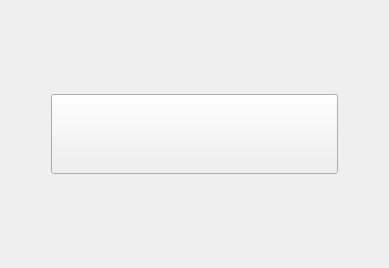
<?xml version="1.0" encoding="UTF-8"?>
<ui version="4.0">
 <class>Widget</class>
 <widget class="QWidget" name="Widget">
  <property name="geometry">
   <rect>
    <x>0</x>
    <y>0</y>
    <width>389</width>
    <height>268</height>
   </rect>
  </property>
  <property name="windowTitle">
   <string>Widget</string>
  </property>
  <layout class="QVBoxLayout" name="verticalLayout_2">
   <item>
    <spacer name="verticalSpacer_2">
     <property name="orientation">
      <enum>Qt::Vertical</enum>
     </property>
     <property name="sizeHint" stdset="0">
      <size>
       <width>20</width>
       <height>40</height>
      </size>
     </property>
    </spacer>
   </item>
   <item>
    <layout class="QHBoxLayout" name="horizontalLayout">
     <item>
      <spacer name="horizontalSpacer">
       <property name="orientation">
        <enum>Qt::Horizontal</enum>
       </property>
       <property name="sizeType">
        <enum>QSizePolicy::Minimum</enum>
       </property>
       <property name="sizeHint" stdset="0">
        <size>
         <width>40</width>
         <height>20</height>
        </size>
       </property>
      </spacer>
     </item>
     <item>
      <widget class="MenuToolButton" name="toolButton">
       <property name="sizePolicy">
        <sizepolicy hsizetype="Preferred" vsizetype="Preferred">
         <horstretch>0</horstretch>
         <verstretch>0</verstretch>
        </sizepolicy>
       </property>
       <property name="minimumSize">
        <size>
         <width>0</width>
         <height>80</height>
        </size>
       </property>
       <property name="text">
        <string/>
       </property>
       <property name="toolButtonStyle">
        <enum>Qt::ToolButtonTextUnderIcon</enum>
       </property>
      </widget>
     </item>
     <item>
      <spacer name="horizontalSpacer_2">
       <property name="orientation">
        <enum>Qt::Horizontal</enum>
       </property>
       <property name="sizeType">
        <enum>QSizePolicy::Minimum</enum>
       </property>
       <property name="sizeHint" stdset="0">
        <size>
         <width>40</width>
         <height>20</height>
        </size>
       </property>
      </spacer>
     </item>
    </layout>
   </item>
   <item>
    <spacer name="verticalSpacer">
     <property name="orientation">
      <enum>Qt::Vertical</enum>
     </property>
     <property name="sizeHint" stdset="0">
      <size>
       <width>20</width>
       <height>40</height>
      </size>
     </property>
    </spacer>
   </item>
  </layout>
 </widget>
 <layoutdefault spacing="6" margin="11"/>
 <customwidgets>
  <customwidget>
   <class>MenuToolButton</class>
   <extends>QToolButton</extends>
   <header>MenuToolButton.h</header>
  </customwidget>
 </customwidgets>
 <resources/>
 <connections/>
</ui>
